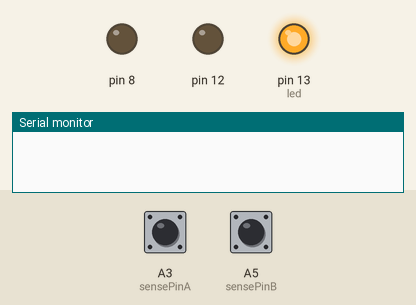
A sketch run on a simulated Arduino Uno, built with avr-gcc and run on an emulated ATmega328P. Shown: output pins drawn as LEDs (lit = HIGH), the last lines printed to the serial monitor. The test bench sets the inputs (shaded band); at power-on: A3 (sensePinA) HIGH, A5 (sensePinB) HIGH.

Above: at 0.3 s.
At 4.5 s:
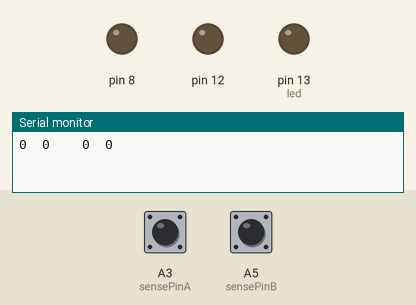
Timing chart, 0 to 6.0 s (numbered marks = the images above):
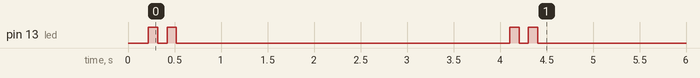

The sketch:

ADCTouch_Example_Internal.ino
```cpp
/* QTouch Sensing

Using QTouch Capacitive Touch Sensing for more reliable touch sensing without grounding
* {♥} COMINGLE --  2015/03/11 -- Share Freely


 */


#include <ADCTouch.h>

int ref0, ref1;       //reference values to remove offset
int led = 13;

// variables:
int sensorValue = 0;         // the sensor value
int sensorMin = 9999;        // minimum sensor value
int sensorMax = -9999;           // maximum sensor value

int sensePinA= A3;
int sensePinB= A5;

void setup()
{

    Serial.begin(9600);
          //Set up the multiplexer to choose the correct style of inputs on hacker port
  pinMode(8, OUTPUT);
  pinMode(12, OUTPUT);
    digitalWrite(8, LOW);
  digitalWrite(12, LOW);


pinMode(led, OUTPUT);
    ref0 = ADCTouch.read(sensePinA, 500);    //create reference values to
    ref1 = ADCTouch.read(sensePinB, 500);      //account for the capacitance of the pad


 // turn on LED to signal the start of the calibration period:
  pinMode(13, OUTPUT);
  digitalWrite(13, HIGH);
   digitalWrite(13, LOW);
  delay(100);
  digitalWrite(13, HIGH);
    delay(100);
     digitalWrite(13, LOW);
  delay(100);
    pinMode(13, OUTPUT);
  digitalWrite(13, HIGH);
     delay(100);
     digitalWrite(13, LOW);

  // calibrate during the first four seconds
  while (millis() < 4000) {
         sensorValue = ADCTouch.read(sensePinA);
         sensorValue -= ref0;


    // record the maximum sensor value
    if (sensorValue > sensorMax) {
      sensorMax = sensorValue;
    }

    // record the minimum sensor value
    if (sensorValue < sensorMin) {
      sensorMin = sensorValue;
    }
  }

  // signal the end of the calibration period
  digitalWrite(13, LOW);
  delay(100);
  digitalWrite(13, HIGH);
    delay(100);
     digitalWrite(13, LOW);
  delay(100);
    pinMode(13, OUTPUT);
  digitalWrite(13, HIGH);
     delay(100);
     digitalWrite(13, LOW);

}

void loop()
{
    int value0 = ADCTouch.read(sensePinA);   //no second parameter
    int value1 = ADCTouch.read(sensePinB);     //   --> 100 samples

    value0 -= ref0;       //remove offset
    value1 -= ref1;

    Serial.print(value0 > 40);    //return pressed or not pressed
    Serial.print("\t");
    Serial.print(value1 > 40);
    Serial.print("\t\t");
     value0=constrain(map(value0,sensorMin,sensorMax,0,255),0,255);
    Serial.print(value0);             //return value
       analogWrite(led,value0);
    Serial.print("\t");
    Serial.println(value1);


 analogWrite(led,value0);


    delay(100);
}
```
